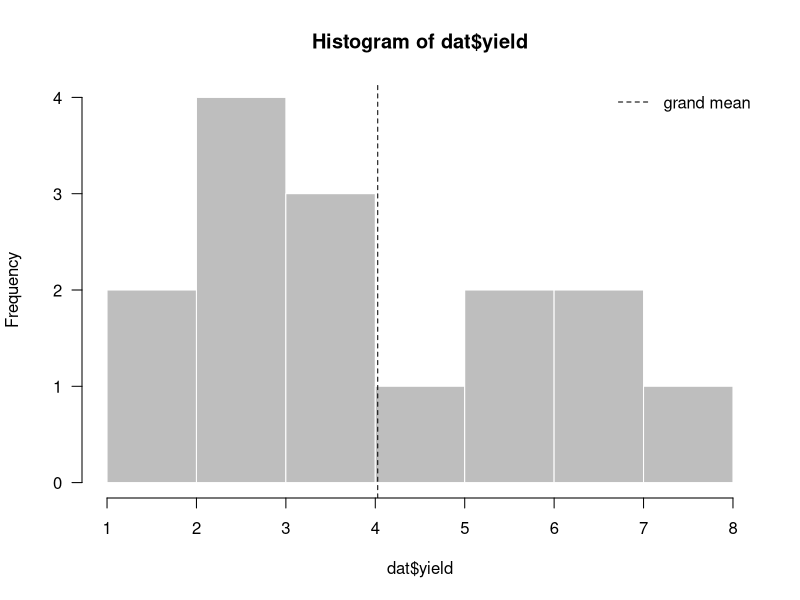
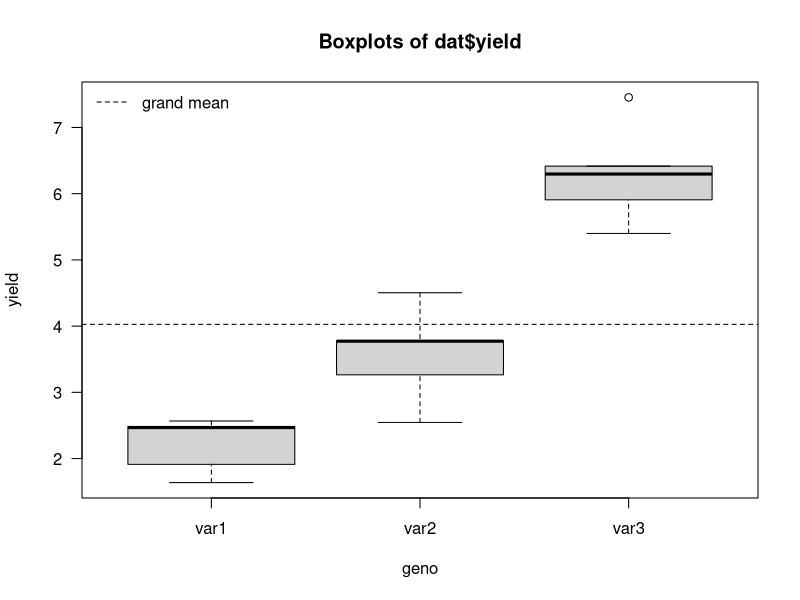
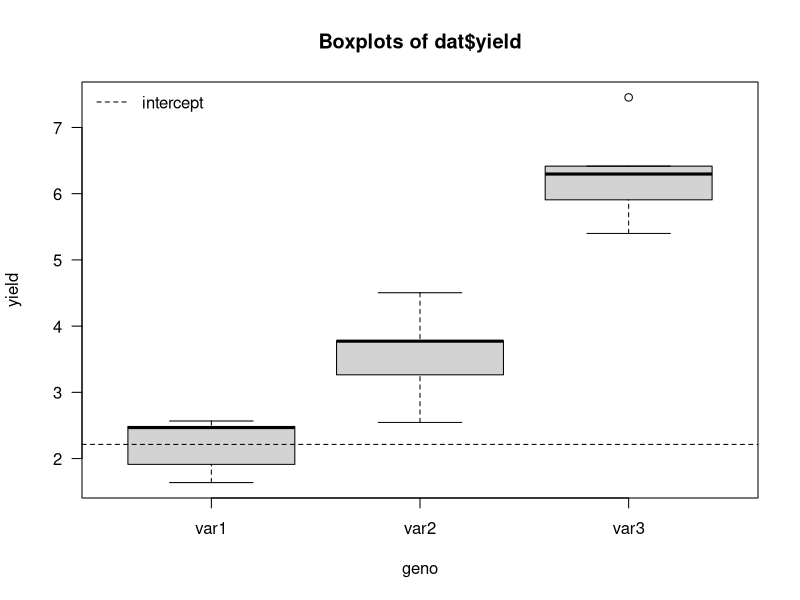
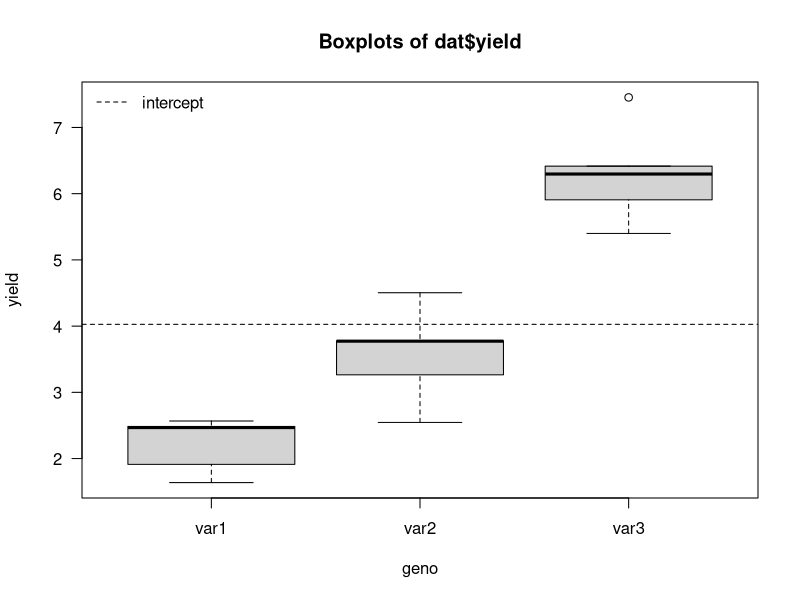
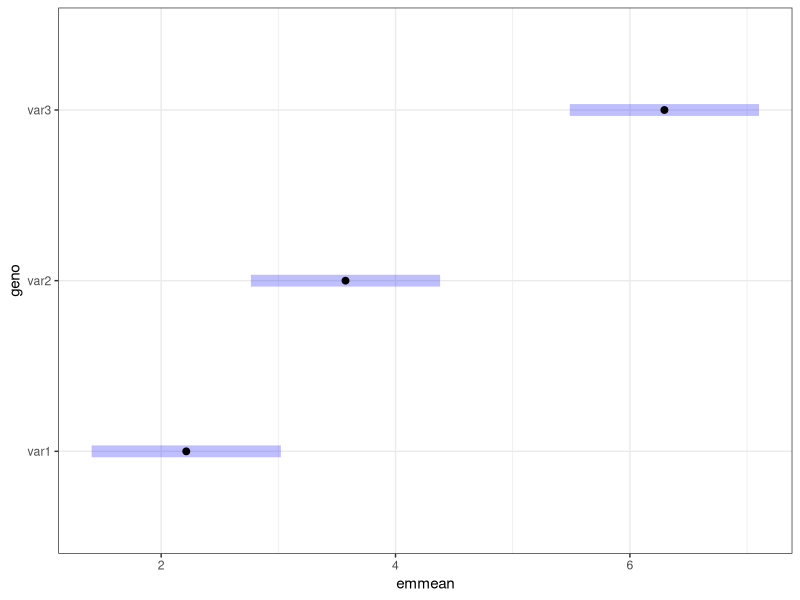

These figures' R source, in order:
## ---- chunk 1
suppressPackageStartupMessages(library(emmeans))
## ---- chunk 2
G <- 3 # number of genotypes
R <- 5 # number of replicates per genotype
## ---- chunk 3
(lev.genos <- paste0("var", 1:G))
(lev.reps <- LETTERS[1:R])
dat <- data.frame(geno=rep(lev.genos, each=R),
                  rep=rep(lev.reps, G),
                  yield=NA,
                  stringsAsFactors=FALSE)
dat
## ---- chunk 4
set.seed(12345) # to make the simulation reproducible
N <- nrow(dat) # total number of observations
stopifnot(G == 3)
(true.geno.means <- setNames(c(2, 4, 6), lev.genos))
(true.mean <- mean(true.geno.means))
for(i in 1:N){
  true.geno.mean <- true.geno.means[dat$geno[i]]
  dat$yield[i] <- true.geno.mean
}
sd.error <- 0.8
epsilons <- rnorm(n=N, mean=0, sd=sd.error)
dat$yield <- dat$yield + epsilons
dat$geno <- as.factor(dat$geno)
dat$rep <- as.factor(dat$rep)
dat
## ---- chunk 5
str(dat)
(grand.mean <- mean(dat$yield))
(geno.means <- tapply(dat$yield, dat$geno, mean))
## ---- chunk 6
hist(dat$yield, col="grey", border="white", las=1)
abline(v=grand.mean, lty=2)
legend("topright", legend="grand mean", lty=2, bty="n")
## ---- chunk 7
boxplot(yield ~ geno, data=dat, las=1, varwidth=TRUE,
        main="Boxplots of dat$yield")
abline(h=grand.mean, lty=2)
legend("topleft", legend="grand mean", lty=2, bty="n")
## ---- chunk 8
## example with G=3 genotypes and R=2 reps
y <- dat$yield[dat$rep %in% c("A","B")]
(X_1 <- matrix(c(1,0,0,
                 1,0,0,
                 0,1,0,
                 0,1,0,
                 0,0,1,
                 0,0,1),
               nrow=6, ncol=3, byrow=TRUE))
tXX_1 <- t(X_1) %*% X_1
inv_tXX_1 <- solve(tXX_1)
(m.hat <- inv_tXX_1 %*% t(X_1) %*% y)
(epsilons.hat <- y - X_1 %*% m.hat)
mean(epsilons.hat)
## ---- chunk 9
## example with G=3 genotypes and R=2 reps
y <- dat$yield[dat$rep %in% c("A","B")]
(X_2 <- matrix(c(1,1,0,0,
                 1,1,0,0,
                 1,0,1,0,
                 1,0,1,0,
                 1,0,0,1,
                 1,0,0,1),
               nrow=6, ncol=3+1, byrow=TRUE))
kappa(X_2) # the higher, the more singular X is
tXX_2 <- t(X_2) %*% X_2
eigen(tXX_2)$values # the matrix is singular if at least one eigenvalue is zero
try(inv_tXX_2 <- solve(tXX_2))
## ---- chunk 10
getOption("contrasts")
contrasts(dat$geno)
(Bstar.ct <- contr.treatment(levels(dat$geno)))
## ---- chunk 11
(B.ct <- cbind(intercept=1, Bstar.ct))
(C.ct <- solve(B.ct))
(Cstar.ct <- C.ct[-1,])
## ---- chunk 12
apply(Cstar.ct, 1, sum)
## ---- chunk 13
fit.ct <- lm(yield ~ geno, data=dat, contrasts=list(geno="contr.treatment"))
summary(fit.ct)
(alpha.ct.hat <- coef(fit.ct))
## ---- chunk 14
(tmp <- anova(fit.ct))
(RSS.ct <- tmp["Residuals", "Sum Sq"])
summary(fit.ct)$sigma
summary(fit.ct)$sigma^2
(r.ct <- fit.ct$rank)
(S2.ct <- RSS.ct / (N - r.ct))
## ---- chunk 15
alpha.ct.hat[1+0]
geno.means[1]
C.ct[1,,drop=FALSE] %*% geno.means
## ---- chunk 16
alpha.ct.hat[1+1]
geno.means[2] - geno.means[1]
C.ct[2,,drop=FALSE] %*% geno.means
## ---- chunk 17
alpha.ct.hat[1+2]
geno.means[3] - geno.means[1]
C.ct[3,,drop=FALSE] %*% geno.means
## ---- chunk 18
alpha.ct.hat
C.ct %*% geno.means
## ---- chunk 19
boxplot(yield ~ geno, data=dat, las=1, varwidth=TRUE,
        main="Boxplots of dat$yield")
abline(h=alpha.ct.hat[1], lty=2)
legend("topleft", legend="intercept", lty=2, bty="n")
## ---- chunk 20
geno.means
B.ct %*% alpha.ct.hat
## ---- chunk 21
options(contrasts=c("contr.sum", "contr.poly"))
getOption("contrasts")
contrasts(dat$geno)
(Bstar.cs <- contr.sum(levels(dat$geno)))
## ---- chunk 22
(B.cs <- cbind(intercept=1, Bstar.cs))
(C.cs <- solve(B.cs))
(Cstar.cs <- C.cs[-1,])
## ---- chunk 23
apply(Cstar.cs, 1, sum)
## ---- chunk 24
fit.cs <- lm(yield ~ geno, data=dat, contrasts=list(geno="contr.sum"))
summary(fit.cs)
(alpha.cs.hat <- coef(fit.cs))
## ---- chunk 25
(tmp <- anova(fit.cs))
(RSS.cs <- tmp["Residuals", "Sum Sq"])
summary(fit.cs)$sigma
summary(fit.cs)$sigma^2
(r.cs <- fit.cs$rank)
(S2.cs <- RSS.cs / (N - r.cs))
## ---- chunk 26
alpha.cs.hat[1+0]
mean(geno.means)
## ---- chunk 27
alpha.cs.hat[1+1]
geno.means[1] - mean(geno.means)
## ---- chunk 28
alpha.cs.hat[1+2]
geno.means[2] - mean(geno.means)
## ---- chunk 29
geno.means[3] - mean(geno.means)
## ---- chunk 30
alpha.cs.hat
C.cs %*% geno.means
## ---- chunk 31
boxplot(yield ~ geno, data=dat, las=1, varwidth=TRUE,
        main="Boxplots of dat$yield")
abline(h=alpha.cs.hat[1], lty=2)
legend("topleft", legend="intercept", lty=2, bty="n")
## ---- chunk 32
geno.means
B.cs %*% alpha.cs.hat
## ---- chunk 33
X.cs <- model.matrix(yield ~ geno, data=dat,
                     contrasts.arg=list(geno="contr.sum"))
print(X.cs)
## ---- chunk 34
X.1 <- model.matrix(yield ~ 0 + geno, data=dat,
                    contrasts.arg=list(geno="contr.sum"))
## X.1 <- matrix(data=0, nrow=nrow(dat), ncol=nlevels(dat$geno))
## colnames(X.1) <- levels(dat$geno)
## for(j in 1:ncol(X.1))
##   X.1[,j] <- as.numeric(dat$geno == colnames(X.1)[j])
X.1
B.cs
(X.cs <- X.1 %*% B.cs)
## ---- chunk 35
tXX_cs <- t(X.cs) %*% X.cs
inv_tXX_cs <- solve(tXX_cs)
(alpha.cs.hat <- inv_tXX_cs %*% t(X.cs) %*% dat$yield)
## ---- chunk 36
epsilon.cs.hat <- dat$yield - X.cs %*% alpha.cs.hat
(RSS.cs <- t(epsilon.cs.hat) %*% epsilon.cs.hat)
(S2.cs <- RSS.cs / (N - r.cs))
S2.cs <- S2.cs[1,1]
## ---- chunk 37
(var.alpha.cs.hat <- inv_tXX_cs * S2.cs)
(se.alpha.cs.hat <- sqrt(diag(var.alpha.cs.hat)))
## ---- chunk 38
(test.stats.cs <- alpha.cs.hat / se.alpha.cs.hat)
## ---- chunk 39
l <- 0.05
(pvals.cs <- 2 * pt(q=abs(test.stats.cs), df=N-r.cs, ncp=1-l/2, lower.tail=FALSE))
(pvals.cs <- 2 * pt(q=abs(test.stats.cs), df=N-r.cs, lower.tail=FALSE))
## ---- chunk 40
Bstar.cs2 <- matrix(data=c(-1, -1,
                           1, 0,
                           0, 1),
                    byrow=TRUE,
                    nrow=G, ncol=G-1)
rownames(Bstar.cs2) <- lev.genos
(B.cs2 <- cbind(intercept=1, Bstar.cs2))
X.cs2 <- X.1 %*% B.cs2
## ---- chunk 41
tXX_cs2 <- t(X.cs2) %*% X.cs2
inv_tXX_cs2 <- solve(tXX_cs2)
(alpha.cs2.hat <- inv_tXX_cs2 %*% t(X.cs2) %*% dat$yield)
## ---- chunk 42
epsilon.cs2.hat <- dat$yield - X.cs2 %*% alpha.cs2.hat
(RSS.cs2 <- t(epsilon.cs2.hat) %*% epsilon.cs2.hat)
(S2.cs2 <- RSS.cs2 / (N - r.cs))
S2.cs2 <- S2.cs2[1,1]
(var.alpha.cs2.hat <- inv_tXX_cs2 * S2.cs2)
(se.alpha.cs2.hat <- sqrt(diag(var.alpha.cs2.hat)))
(test.stats.cs2 <- alpha.cs2.hat / se.alpha.cs2.hat)
l <- 0.05
(pvals.cs2 <- 2 * pt(q=abs(test.stats.cs2), df=N-r.cs, ncp=1-l/2, lower.tail=FALSE))
(pvals.cs2 <- 2 * pt(q=abs(test.stats.cs2), df=N-r.cs, lower.tail=FALSE))
## ---- chunk 43
emm <- emmeans(object=fit.cs, specs="geno")
summary(emm, level=0.95)
contrast(object=emm, method="dunnett") # same as contr.treatment
contrast(object=emm, method="eff")     # same as contr.sum
test(emm, null=mean(dat$yield)) # testing if each mean is equal to the grand mean
test(emm, null=coef(fit.cs)[1]) # testing if each mean is equal to the intercept with contr.sum
## ---- chunk 44
pairs(emm, adjust="tukey") # Tukey's HSD test
(tukey <- multcomp::cld(object=emm, adjust="Tukey", alpha=0.05, Letters=letters))
plot(tukey) + ggplot2::theme_bw()
## ---- chunk 45
print(sessionInfo(), locale=FALSE)
